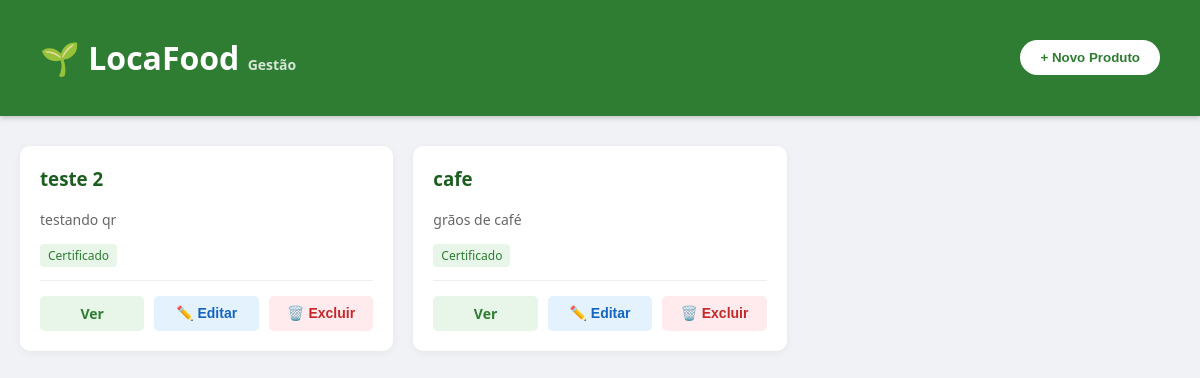
The app's page /api/catalogo/, older data.
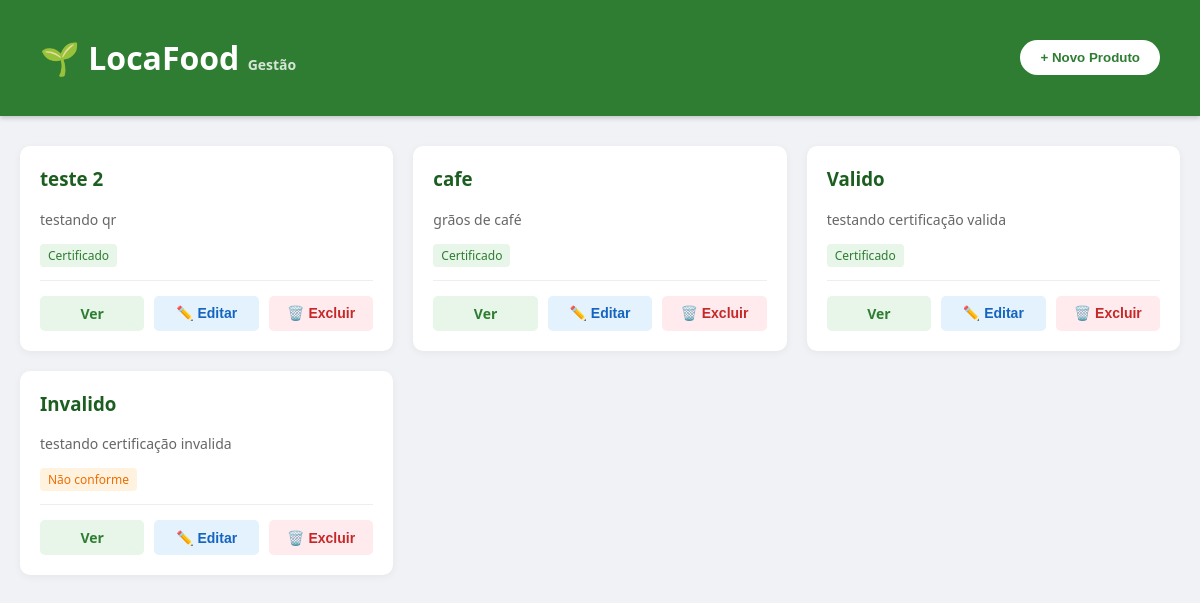
The same page, newer data.
### products/models.py (models this page shows, shortened)
class Produtos(models.Model):
    nome = models.CharField(max_length=255)
    dono = models.ForeignKey(settings.AUTH_USER_MODEL, on_delete=models.CASCADE)
    descricao = models.TextField()
    arquivo_certificacao = models.FileField(upload_to='certificados/', blank=True, null=True)
    certificado = models.BooleanField(default=False)
    qr_code = models.ImageField(upload_to='qrcodes/', blank=True)

### products/views.py (the view, shortened to what this page needs)
# urls.py: path('catalogo/', lista_produtos, name='lista_produtos'),
def lista_produtos(request):
    produtos = Produtos.objects.all()
    form = ProdutoForm()
    return render(request, 'products/lista_produtos.html', {
        'produtos': produtos,
        'form': form
    })

### products/templates/products/lista_produtos.html (shortened to what this page needs)
<!DOCTYPE html>
<html lang="pt-br">
<head>
</head>
<body>
    <div class="navbar">
        <h1>🌱 LocaFood <small style="font-size: 14px; opacity: 0.8;">Gestão</small></h1>
        <button onclick="openModal('modal-novo')" class="btn-add">+ Novo Produto</button>
    </div>
    <div class="container">
        <div class="products-grid">
            {% for produto in produtos %}
            <div class="card">
                <div>
                    <h3>{{ produto.nome }}</h3>
                    <p style="color: #666; font-size: 14px;">{{ produto.descricao }}</p>
                    {% if produto.certificado %}
                        <span style="background:#e8f5e9; color:#2e7d32; padding:3px 8px; border-radius:4px; font-size:12px;">Certificado</span>
                    {% else %}
                        <span style="background:#fff3e0; color:#ef6c00; padding:3px 8px; border-radius:4px; font-size:12px;">Não conforme</span>
                    {% endif %}
                </div>
                <div class="card-actions">
                    <a href="{% url 'produto_publico' produto.id %}" class="btn-sm btn-view" target="_blank">Ver</a>
                    <button onclick="openModal('modal-editar-{{ produto.id }}')" class="btn-sm btn-edit">✏️ Editar</button>
                    <button onclick="openModal('modal-excluir-{{ produto.id }}')" class="btn-sm btn-del">🗑️ Excluir</button>
                </div>
            </div>
            {% endfor %}
        </div>
    </div>
</body>
</html>

### products/templates/products/lista_produtos.html (style rules this page uses)
body { font-family: 'Segoe UI', sans-serif; background-color: #f0f2f5; margin: 0; padding-bottom: 50px; }
.navbar { background-color: #2e7d32; padding: 15px 40px; color: white; display: flex; justify-content: space-between; align-items: center; box-shadow: 0 2px 5px rgba(0,0,0,0.2); }
.btn-add { background: white; color: #2e7d32; border: none; padding: 10px 20px; border-radius: 20px; font-weight: bold; cursor: pointer; transition: 0.2s; text-decoration: none; display: inline-block; }
.container { max-width: 1200px; margin: 30px auto; padding: 0 20px; }
.products-grid { display: grid; grid-template-columns: repeat(auto-fill, minmax(300px, 1fr)); gap: 20px; }
.card { background: white; border-radius: 10px; padding: 20px; box-shadow: 0 2px 8px rgba(0,0,0,0.05); position: relative; display: flex; flex-direction: column; justify-content: space-between; }
.card h3 { margin-top: 0; color: #1b5e20; }
.card-actions { margin-top: 15px; border-top: 1px solid #eee; padding-top: 15px; display: flex; gap: 10px; }
.btn-sm { flex: 1; padding: 8px; text-align: center; border-radius: 5px; text-decoration: none; font-size: 14px; cursor: pointer; border: none; font-weight: bold; }
.btn-edit { background: #e3f2fd; color: #1565c0; }
.btn-del { background: #ffebee; color: #c62828; }
.btn-view { background: #e8f5e9; color: #2e7d32; }

Row changes from the older to the newer data that the page shows:
added Produtos: nome "Valido", descricao "testando certificação valida", certificado "Certificado"
added Produtos: nome "Invalido", descricao "testando certificação invalida", certificado "Não conforme"
